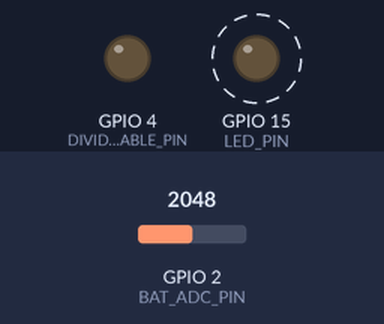
Bench run of a sketch on a simulated ESP32-C6. Shown: output pins drawn as LEDs (lit = HIGH). Dashed ring = blinking. Inputs (shaded band) come from the test bench; at power-on: GPIO 2 (BAT_ADC_PIN) = 2048 (analog values on the 0–4095 scale). What the sketch prints to the serial monitor is not drawn.

Above: at 1.7 s.
1.8 s: GPIO 2 (BAT_ADC_PIN) set to 2866
4.3 s: GPIO 2 (BAT_ADC_PIN) set to 1228
Timing chart, 0 to 12.4 s (numbered marks = the images above; inputs shaded):
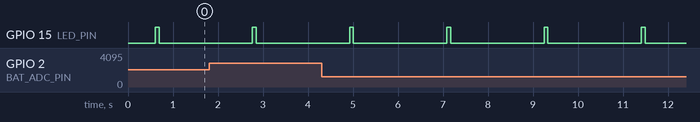

The sketch:

BattDebug.ino
```cpp
/*
 * BattDebug.ino — Battery hardware debugging sketch
 * Target : XIAO ESP32-C6
 * Baud   : 115200
 *
 * No deep sleep / ESP-NOW / WiFi — pure ADC measurement loop.
 * Prints a full diagnostic table every 2 s so you can probe the board
 * with a multimeter while watching the serial output.
 *
 * ── Probe points ────────────────────────────────────────────────────
 *   TP4056 OUT+   expected: battery voltage (~4.2 V fully charged)
 *   GPIO2         expected: OUT+ ÷ 2 while divider is ON  (~2.1 V)
 *   GPIO4 (D2)    expected: 0 V while divider is ON
 *   3V3 pin       expected: ~3.30 V (ESP32 LDO output)
 *   GND           reference
 * ────────────────────────────────────────────────────────────────────
 *
 * Divider circuit:
 *   OUT+  ──R1(120k)──  GPIO2(ADC)  ──R2(120k)──  GPIO4/D2(GND switch)
 *
 * The sketch leaves the divider ON between printouts so you have a
 * full 2-second window to measure steady-state voltages.
 */

#define LED_PIN            15   // Built-in LED
#define BAT_ADC_PIN         2   // Divider midpoint
#define DIVIDER_ENABLE_PIN  4   // OUTPUT LOW → divider active
                                // INPUT Hi-Z  → divider off (zero current)

// ── helpers ──────────────────────────────────────────────────────────

// Take one reading at the requested attenuation and print it.
// Call only while divider is already ON and settled.
void printAtten(const char* label, adc_attenuation_t atten) {
  analogSetPinAttenuation(BAT_ADC_PIN, atten);
  analogRead(BAT_ADC_PIN);          // latch new attenuation; discard
  delay(5);

  int raw = analogRead(BAT_ADC_PIN);
  int mv  = analogReadMilliVolts(BAT_ADC_PIN);
  // bat_v = pin_mv * 2  (equal-resistor divider)
  Serial.printf("    %-22s raw=%4d  pin_mv=%4d  bat_v=%.3f V\n",
                label, raw, mv, mv * 2.0f / 1000.0f);
}

// ── setup ─────────────────────────────────────────────────────────────

void setup() {
  Serial.begin(115200);
  delay(500);   // C6 needs extra time for serial to stabilise

  pinMode(LED_PIN,            OUTPUT);
  pinMode(DIVIDER_ENABLE_PIN, INPUT);   // start Hi-Z (divider off)
  digitalWrite(LED_PIN, LOW);

  analogReadResolution(12);   // 12-bit (0–4095)

  Serial.println("\n╔══════════════════════════════════════════╗");
  Serial.println("║   Battery Debug Sketch — XIAO ESP32-C6  ║");
  Serial.println("╚══════════════════════════════════════════╝");
  Serial.println("Probe TP4056 OUT+, GPIO2, GPIO4 (D2), and 3V3 with multimeter.");
  Serial.println("Divider stays ON between prints — 2-second window to probe.");
  Serial.println();
}

// ── loop ──────────────────────────────────────────────────────────────

void loop() {
  Serial.println("──────────────────────────────────────────────────────");

  // ── 1. Divider OFF ────────────────────────────────────────────────
  //  GPIO3 is Hi-Z; R2 bottom is floating.
  //  GPIO2 should read near 0 V (pulled down through R1 to battery minus)
  //  or float — either way this confirms the divider is truly switching.
  pinMode(DIVIDER_ENABLE_PIN, INPUT);   // Hi-Z
  delay(10);

  // Initialise ADC channel then set 11 dB
  analogRead(BAT_ADC_PIN);
  analogSetPinAttenuation(BAT_ADC_PIN, ADC_11db);
  analogRead(BAT_ADC_PIN);
  delay(5);

  int raw_off = analogRead(BAT_ADC_PIN);
  int mv_off  = analogReadMilliVolts(BAT_ADC_PIN);
  Serial.printf("[Divider OFF]  GPIO4=Hi-Z   raw=%4d  pin_mv=%4d\n",
                raw_off, mv_off);
  Serial.println("  (GPIO2 should read ~0 V or float; bat_v meaningless here)");

  // ── 2. Divider ON ─────────────────────────────────────────────────
  pinMode(DIVIDER_ENABLE_PIN, OUTPUT);
  digitalWrite(DIVIDER_ENABLE_PIN, LOW);
  delay(20);   // let RC settle before first read

  Serial.println("[Divider ON ]  GPIO4=0 V");
  printAtten("0dB   (0 – 750 mV)", ADC_0db);
  printAtten("6dB   (0 – 1750 mV)", ADC_6db);
  printAtten("11dB  (0 – 3100 mV)", ADC_11db);

  // ── 3. Sanity summary ─────────────────────────────────────────────
  //  Re-read at 11 dB for the "headline" voltage
  analogSetPinAttenuation(BAT_ADC_PIN, ADC_11db);
  analogRead(BAT_ADC_PIN);
  delay(5);
  int mv11 = analogReadMilliVolts(BAT_ADC_PIN);
  float bat_v = mv11 * 2.0f / 1000.0f;

  Serial.println();
  Serial.printf("  >> Headline bat_v = %.3f V  (11dB reading × 2)\n", bat_v);

  if (bat_v < 0.1f) {
    Serial.println("  !! ~0 V: divider not reaching ADC. Check R1 / OUT+ connection.");
  } else if (bat_v < 2.5f) {
    Serial.println("  !! < 2.5 V: battery deeply discharged, protection IC may be tripped,");
    Serial.println("             or OUT+ is not connected to battery positive.");
  } else if (bat_v < 3.5f) {
    Serial.println("  !! Low battery (< 3.5 V).");
  } else if (bat_v <= 4.25f) {
    Serial.println("  OK Battery voltage in normal range.");
  } else {
    Serial.println("  !! > 4.25 V: check divider ratio — R1 and R2 may not be equal.");
  }

  // ── LED heartbeat ─────────────────────────────────────────────────
  // Divider stays ON here so you can probe for a full 2-second window.
  digitalWrite(LED_PIN, HIGH); delay(80); digitalWrite(LED_PIN, LOW);

  delay(2000);
}
```

Measured:
- by itself, GPIO 15 (LED_PIN): alternates HIGH for 0.08 s and LOW for 2.1 s
